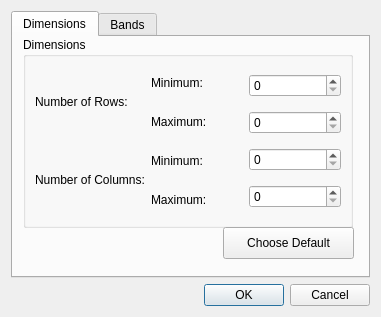
<?xml version="1.0" encoding="UTF-8"?>
<ui version="4.0">
 <class>ContinuumRemoval</class>
 <widget class="QDialog" name="ContinuumRemoval">
  <property name="geometry">
   <rect>
    <x>0</x>
    <y>0</y>
    <width>381</width>
    <height>317</height>
   </rect>
  </property>
  <property name="windowTitle">
   <string>Dimensions</string>
  </property>
  <layout class="QGridLayout" name="gridLayout">
   <item row="0" column="0">
    <widget class="QTabWidget" name="tabWidget">
     <property name="currentIndex">
      <number>0</number>
     </property>
     <widget class="QWidget" name="tab">
      <attribute name="title">
       <string>Dimensions</string>
      </attribute>
      <widget class="QGroupBox" name="groupBox">
       <property name="geometry">
        <rect>
         <x>10</x>
         <y>0</y>
         <width>330</width>
         <height>191</height>
        </rect>
       </property>
       <property name="title">
        <string>Dimensions</string>
       </property>
       <layout class="QGridLayout" name="gridLayout_2">
        <item row="2" column="0">
         <widget class="QLabel" name="rows">
          <property name="text">
           <string>Number of Rows:</string>
          </property>
         </widget>
        </item>
        <item row="3" column="0">
         <widget class="QLabel" name="cols">
          <property name="text">
           <string>Number of Columns:</string>
          </property>
         </widget>
        </item>
        <item row="2" column="2" rowspan="2">
         <layout class="QVBoxLayout" name="verticalLayout">
          <item>
           <widget class="QSpinBox" name="min_rows"/>
          </item>
          <item>
           <widget class="QSpinBox" name="max_rows"/>
          </item>
          <item>
           <widget class="QSpinBox" name="min_cols"/>
          </item>
          <item>
           <widget class="QSpinBox" name="max_cols"/>
          </item>
         </layout>
        </item>
        <item row="2" column="1" rowspan="2">
         <layout class="QVBoxLayout" name="verticalLayout_2">
          <item>
           <widget class="QLabel" name="label">
            <property name="text">
             <string>Minimum:</string>
            </property>
           </widget>
          </item>
          <item>
           <widget class="QLabel" name="label_2">
            <property name="text">
             <string>Maximum:</string>
            </property>
           </widget>
          </item>
          <item>
           <widget class="QLabel" name="label_3">
            <property name="text">
             <string>Minimum:</string>
            </property>
           </widget>
          </item>
          <item>
           <widget class="QLabel" name="label_4">
            <property name="text">
             <string>Maximum:</string>
            </property>
           </widget>
          </item>
         </layout>
        </item>
       </layout>
      </widget>
      <widget class="QPushButton" name="entire_image">
       <property name="geometry">
        <rect>
         <x>210</x>
         <y>190</y>
         <width>131</width>
         <height>32</height>
        </rect>
       </property>
       <property name="text">
        <string>Choose Default</string>
       </property>
      </widget>
     </widget>
     <widget class="QWidget" name="tab_2">
      <attribute name="title">
       <string>Bands</string>
      </attribute>
      <widget class="QGroupBox" name="groupBox_2">
       <property name="geometry">
        <rect>
         <x>10</x>
         <y>0</y>
         <width>311</width>
         <height>191</height>
        </rect>
       </property>
       <property name="title">
        <string>Bands</string>
       </property>
       <layout class="QGridLayout" name="gridLayout_3">
        <item row="4" column="1">
         <widget class="QComboBox" name="min_bands"/>
        </item>
        <item row="5" column="1">
         <widget class="QSpinBox" name="min_spin"/>
        </item>
        <item row="7" column="1">
         <widget class="QComboBox" name="max_bands"/>
        </item>
        <item row="4" column="0">
         <widget class="QLabel" name="rows_2">
          <property name="text">
           <string>Minimum</string>
          </property>
         </widget>
        </item>
        <item row="7" column="0">
         <widget class="QLabel" name="cols_2">
          <property name="text">
           <string>Maximum</string>
          </property>
         </widget>
        </item>
        <item row="8" column="1">
         <widget class="QSpinBox" name="max_spin"/>
        </item>
        <item row="5" column="0">
         <widget class="QLabel" name="label_5">
          <property name="text">
           <string>              Band number:</string>
          </property>
         </widget>
        </item>
        <item row="8" column="0">
         <widget class="QLabel" name="label_6">
          <property name="text">
           <string>              Band number:</string>
          </property>
         </widget>
        </item>
       </layout>
      </widget>
      <widget class="QPushButton" name="all_bands">
       <property name="geometry">
        <rect>
         <x>210</x>
         <y>190</y>
         <width>131</width>
         <height>32</height>
        </rect>
       </property>
       <property name="text">
        <string>Choose Default</string>
       </property>
      </widget>
     </widget>
    </widget>
   </item>
   <item row="1" column="0">
    <widget class="QDialogButtonBox" name="buttonBox">
     <property name="orientation">
      <enum>Qt::Horizontal</enum>
     </property>
     <property name="standardButtons">
      <set>QDialogButtonBox::Cancel|QDialogButtonBox::Ok</set>
     </property>
    </widget>
   </item>
  </layout>
 </widget>
 <resources/>
 <connections>
  <connection>
   <sender>buttonBox</sender>
   <signal>rejected()</signal>
   <receiver>ContinuumRemoval</receiver>
   <slot>reject()</slot>
   <hints>
    <hint type="sourcelabel">
     <x>316</x>
     <y>260</y>
    </hint>
    <hint type="destinationlabel">
     <x>286</x>
     <y>274</y>
    </hint>
   </hints>
  </connection>
  <connection>
   <sender>buttonBox</sender>
   <signal>accepted()</signal>
   <receiver>ContinuumRemoval</receiver>
   <slot>accept()</slot>
   <hints>
    <hint type="sourcelabel">
     <x>248</x>
     <y>254</y>
    </hint>
    <hint type="destinationlabel">
     <x>157</x>
     <y>274</y>
    </hint>
   </hints>
  </connection>
 </connections>
</ui>
